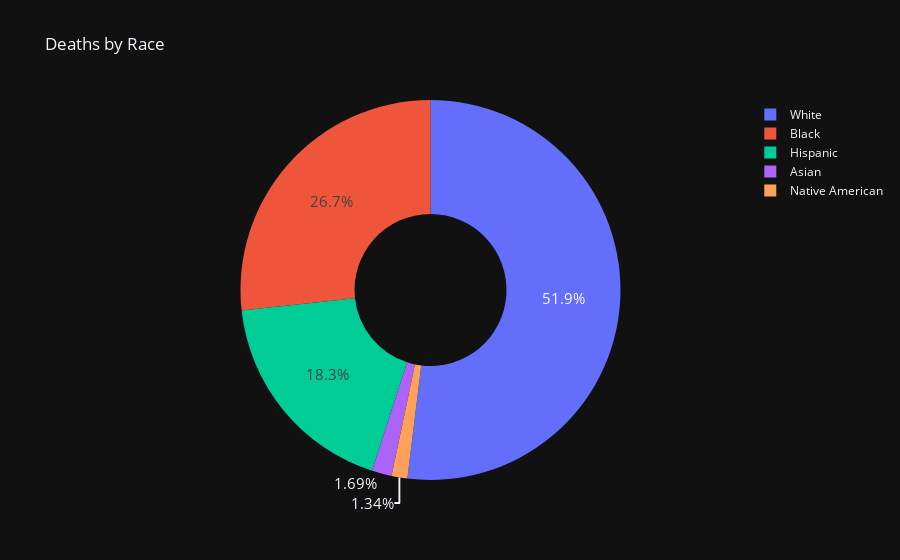

Notebook cell for this chart:
### Code cell
fig = px.pie(df_killed_race,values='count',names='race',title='Deaths by Race',hole=0.4)

fig.update_traces(textfont_size=15,labels=['White','Black','Hispanic','Asian','Native American'])

fig.layout.template = 'plotly_dark'
fig.show()

### Figure 1 — Plotly figure (JSON) as saved in the notebook; plotly's stock layout.template omitted (floating-point values rounded to 4 significant figures)
{"data": [{"domain": {"x": [0, 1], "y": [0, 1]}, "hole": 0.4, "hovertemplate": "race=%{label}<br>count=%{value}<extra></extra>", "labels": ["White", "Black", "Hispanic", "Asian", "Native American"], "legendgroup": "", "name": "", "showlegend": true, "textfont": {"size": 15}, "type": "pie", "values": [1201, 618, 423, 39, 31, 28]}], "layout": {"legend": {"tracegroupgap": 0}, "title": {"text": "Deaths by Race"}}}
